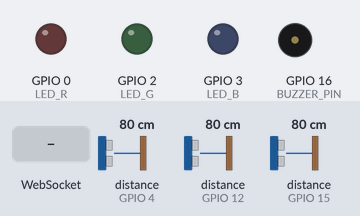
Recording of a sketch running on a simulated ESP8266 (NodeMCU). Parts: output pins drawn as LEDs (lit = HIGH), buzzer (waves = sounding, pin HIGH). Wiring (inferred from the names in the program): 3 × ultrasonic range finder: trigger GPIO 5, echo GPIO 4 / trigger GPIO 13, echo GPIO 15 / trigger GPIO 14, echo GPIO 12. Dashed ring = blinking. The test bench sets the inputs (shaded band); at power-on: distance to the obstacle (sensors on GPIO 4, GPIO 12, GPIO 15) 80 cm. The echo pulse lasts 58.3 µs per cm; pins used as bus, display or sensor lines are not drawn; what the sketch prints to the serial monitor is not drawn.

Above: at 1.3 s.
1.4 s: distance to the obstacle (sensor on GPIO 4) set to 24 cm
At 1.84 s:
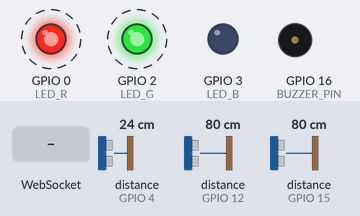
4.4 s: distance to the obstacle (sensor on GPIO 4) set to 19 cm
At 5.9 s:
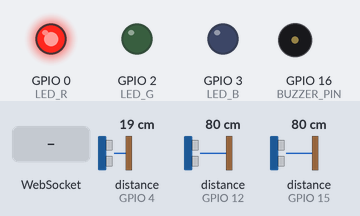
6.2 s: WebSocket text "BUZZER_ON" received
At 7.2 s:
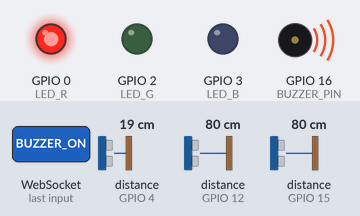
8.0 s: distance to the obstacle (sensor on GPIO 4) set to 5 cm
9.5 s: distance to the obstacle (sensor on GPIO 4) set to 2 cm
At 10.7 s:
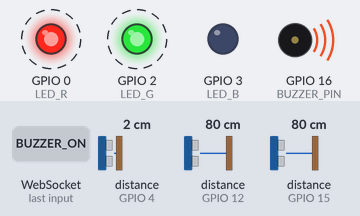
12.5 s: distance to the obstacle (sensor on GPIO 4) set to 4 cm
At 12.76 s:
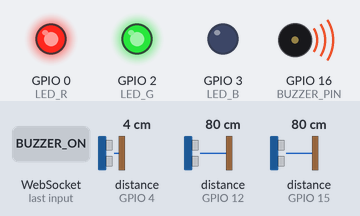
Timing chart, 0 to 15.3 s (numbered marks = the images above; inputs shaded):
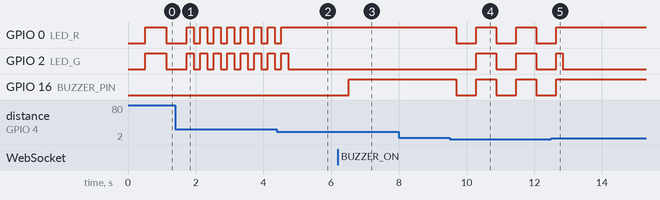

The sketch:

bike_radar.ino
```cpp
#include <ESP8266WiFi.h>
#include <WebSocketsServer.h>

// ==========================================
// 최신 ESP8266 Mini 보드 핀 정의 (총 10개 핀 사용)
// 기판에 인쇄된 진짜 숫자(GPIO 번호)를 기준으로 합니다.
// ==========================================
#define TRIG_L 5  // 기판의 '5' 또는 'SCL' 핀
#define ECHO_L 4  // 기판의 '4' 또는 'SDA' 핀
#define TRIG_R 14 // 기판의 '14' 핀
#define ECHO_R 12 // 기판의 '12' 핀
#define TRIG_B 13 // 기판의 '13' 핀
#define ECHO_B 15 // 기판의 '15' 핀

#define BUZZER_PIN 16 // 기판의 '16' 핀

#define LED_R 0  // 기판의 '0' 핀
#define LED_G 2  // 기판의 '2' 핀
#define LED_B 3  // 기판의 'RX' 핀 (GPIO 3) - 출력으로 강제 개조됨!
// ==========================================

const int WARNING_DISTANCE = 100;
const int CRITICAL_DISTANCE = 20;

unsigned long previousMillis = 0;
int alertState = LOW;
bool isBuzzerEnabled = false;

const char* ssid = "BikeRadar_AP";
const char* password = "password123";

WebSocketsServer webSocket = WebSocketsServer(81);

void webSocketEvent(uint8_t num, WStype_t type, uint8_t * payload, size_t length) {
    switch(type) {
        case WStype_DISCONNECTED:
            Serial.printf("[%u] 웹소켓 끊김\n", num);
            break;
        case WStype_CONNECTED: {
            Serial.printf("[%u] 웹소켓 연결됨\n", num);
        }
            break;
        case WStype_TEXT:
            String msg = String((char*)payload);
            if (msg == "BUZZER_ON") {
                isBuzzerEnabled = true;
            } else if (msg == "BUZZER_OFF") {
                isBuzzerEnabled = false;
                digitalWrite(BUZZER_PIN, LOW);
            }
            break;
    }
}

void setLEDColor(bool r, bool g, bool b) {
  digitalWrite(LED_R, r ? HIGH : LOW);
  digitalWrite(LED_G, g ? HIGH : LOW);
  digitalWrite(LED_B, b ? HIGH : LOW);
}

void setup() {
  Serial.begin(115200);
  delay(100);

  // RX 핀(3번)을 일반 입출력(GPIO)으로 강제 전환
  pinMode(LED_B, FUNCTION_3);

  pinMode(BUZZER_PIN, OUTPUT);
  digitalWrite(BUZZER_PIN, LOW);

  pinMode(TRIG_L, OUTPUT); pinMode(ECHO_L, INPUT);
  pinMode(TRIG_R, OUTPUT); pinMode(ECHO_R, INPUT);
  pinMode(TRIG_B, OUTPUT); pinMode(ECHO_B, INPUT);

  pinMode(LED_R, OUTPUT);
  pinMode(LED_G, OUTPUT);
  pinMode(LED_B, OUTPUT);
  setLEDColor(false, false, false);

  Serial.println("\n[ESP8266] 자전거 레이더 AP 모드 시작...");

  WiFi.mode(WIFI_AP);
  WiFi.softAP(ssid, password);

  Serial.print("AP 시작 완료! IP 주소: ");
  Serial.println(WiFi.softAPIP());

  webSocket.begin();
  webSocket.onEvent(webSocketEvent);
}

int getSingleDistance(int trigPin, int echoPin) {
  digitalWrite(trigPin, LOW); delayMicroseconds(2);
  digitalWrite(trigPin, HIGH); delayMicroseconds(10);
  digitalWrite(trigPin, LOW);

  // 최대 측정 거리를 약 3.4m(20000us)로 제한하여 대기 시간을 줄임
  long duration = pulseIn(echoPin, HIGH, 20000);

  int distance = duration * 0.034 / 2;
  if (duration == 0 || distance <= 2) return 999;
  return distance;
}

int getDistance(int trigPin, int echoPin) {
  // [와이파이 끊김 없는 정밀도 개선법]
  // 와이파이 통신이 끼어들면 타이머가 밀려서 초음파 거리가 뻥튀기(비정상적으로 커짐)되는 특징이 있습니다.
  // 따라서 아주 빠르게 2번을 측정해서, 둘 중 더 '작은 값(정상 값)'을 채택하는 필터를 적용합니다.
  int dist1 = getSingleDistance(trigPin, echoPin);
  delay(15);
  int dist2 = getSingleDistance(trigPin, echoPin);

  return min(dist1, dist2);
}

void loop() {
  webSocket.loop();

  // 센서 간 하울링 방지 딜레이
  int distL = getDistance(TRIG_L, ECHO_L); delay(40);
  int distR = getDistance(TRIG_R, ECHO_R); delay(40);
  int distB = getDistance(TRIG_B, ECHO_B); delay(40);

  int minDist = min(distL, min(distR, distB));

  String jsonString = "{\"left\": " + String(distL) +
                     ", \"right\": " + String(distR) +
                     ", \"back\": " + String(distB) +
                     ", \"buzzer\": " + (isBuzzerEnabled ? "true" : "false") + "}";
  webSocket.broadcastTXT(jsonString);

  int alertInterval = 0;
  unsigned long currentMillis = millis();

  if (minDist > WARNING_DISTANCE) {
    alertState = LOW;
  } else if (minDist <= CRITICAL_DISTANCE) {
    alertState = HIGH;
  } else {
    alertInterval = map(minDist, CRITICAL_DISTANCE, WARNING_DISTANCE, 50, 600);
    if (currentMillis - previousMillis >= alertInterval) {
      previousMillis = currentMillis;
      alertState = (alertState == LOW) ? HIGH : LOW;
    }
  }

  digitalWrite(BUZZER_PIN, isBuzzerEnabled ? alertState : LOW);

  if (alertState == HIGH) {
    if (minDist <= CRITICAL_DISTANCE) {
      setLEDColor(true, false, false);
    } else {
      setLEDColor(true, true, false);
    }
  } else {
    setLEDColor(false, false, false);
  }
  delay(10);
}
```

Measured:
- the behaviour switches between 22 and 21 cm on distance to the obstacle (sensor on GPIO 4) (found by bisection; images 1 and 2)
- the behaviour switches between 4 and 3 cm on distance to the obstacle (sensor on GPIO 4) (found by bisection; images 3 and 4)
- after the input at 1.4 s, GPIO 0 (LED_R), GPIO 2 (LED_G): alternates HIGH for 0.20 s and LOW for 0.20 s, starting after 0.54 s
- after the input at 4.4 s, GPIO 0 (LED_R): goes on until 4.5 s, then stays HIGH; GPIO 2 (LED_G): goes on until 4.7 s, then stays LOW
- after the input at 6.2 s, GPIO 16 (BUZZER_PIN): LOW → HIGH after 0.32 s
- after the input at 8.0 s, every drawn part: stays the same
- after the input at 9.5 s, GPIO 0 (LED_R), GPIO 16 (BUZZER_PIN): alternates HIGH for 0.59 s and LOW for 0.59 s, starting after 0.19 s; GPIO 2 (LED_G): alternates HIGH for 0.59 s and LOW for 0.59 s, starting after 0.78 s
- after the input at 12.5 s, GPIO 0 (LED_R), GPIO 16 (BUZZER_PIN): goes on until 12.6 s, then stays HIGH
